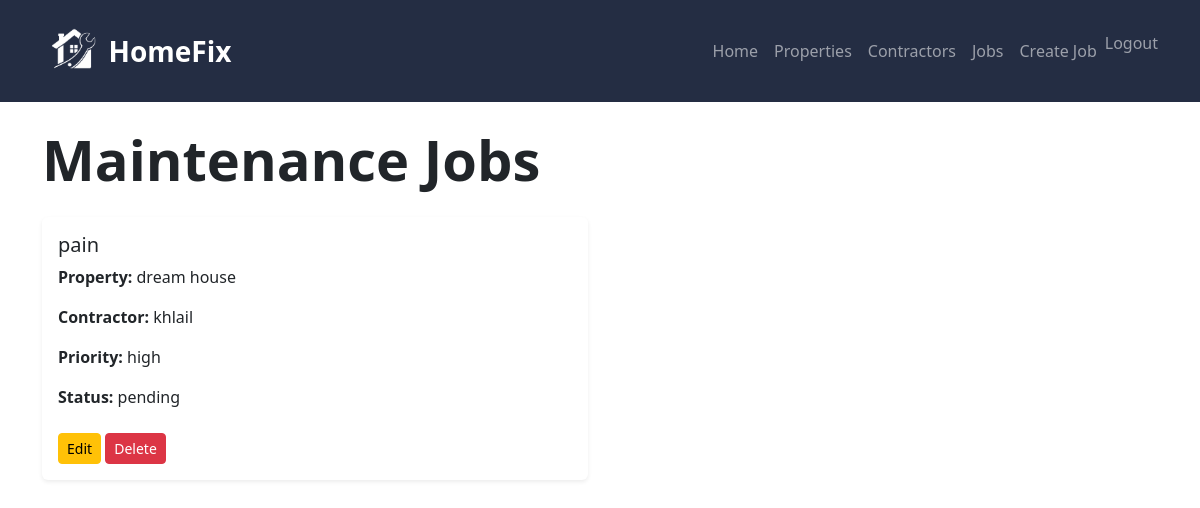
Page /jobs/ (signed in) on the committed database.
### maintenance/models.py (models this page shows, shortened)
class MaintenanceJob(models.Model):
    user = models.ForeignKey(
        User,
        on_delete=models.CASCADE,
        null=True,
        blank=True
    )
    PRIORITY_CHOICES = [
        ('high', 'High'),
        ('medium', 'Medium'),
        ('low', 'Low'),
    ]
    STATUS_CHOICES = [
        ('pending', 'Pending'),
        ('in_progress', 'In Progress'),
        ('completed', 'Completed'),
    ]
    property = models.ForeignKey(
        Property,
        on_delete=models.CASCADE
    )
    contractor = models.ForeignKey(
        Contractor,
        on_delete=models.CASCADE
    )
    title = models.CharField(max_length=100)
    description = models.TextField()
    priority = models.CharField(
        max_length=10,
        choices=PRIORITY_CHOICES
    )
    status = models.CharField(
        max_length=20,
        choices=STATUS_CHOICES
    )
    created_at = models.DateTimeField(auto_now_add=True)

class Property(models.Model):
    PROPERTY_TYPES = [
        ('house', 'House'),
        ('flat', 'Flat'),
        ('bungalow', 'Bungalow'),
        ('other', 'Other'),
    ]
    user = models.ForeignKey(
        User,
        on_delete=models.CASCADE,
        null=True,
        blank=True
    )
    name = models.CharField(max_length=100)
    address = models.TextField()
    property_type = models.CharField(
        max_length=20,
        choices=PROPERTY_TYPES
    )
    created_at = models.DateTimeField(auto_now_add=True)
    def __str__(self):
        return self.name

class Contractor(models.Model):
    TRADE_TYPES = [
        ('plumber', 'Plumber'),
        ('electrician', 'Electrician'),
        ('carpenter', 'Carpenter'),
        ('painter', 'Painter'),
        ('other', 'Other'),
    ]
    user = models.ForeignKey(
        User,
        on_delete=models.CASCADE,
        null=True,
        blank=True
    )
    name = models.CharField(max_length=100)
    trade_type = models.CharField(
        max_length=20,
        choices=TRADE_TYPES
    )
    phone = models.CharField(max_length=20)
    email = models.EmailField()
    def __str__(self):
        return self.name

### maintenance/views.py (the view)
# urls.py: path('jobs/', views.job_list, name='job_list'),
def job_list(request):
    jobs = MaintenanceJob.objects.filter(
    user=request.user
)
    context = {
        'jobs': jobs
    }
    return render(
        request,
        'maintenance/job_list.html',
        context
    )

### maintenance/templates/maintenance/job_list.html
{% extends 'maintenance/base.html' %}
{% block content %}
<h1 class="display-4 fw-bold mb-4">
    Maintenance Jobs
</h1>
<div class="row">
    {% for job in jobs %}
    <div class="col-md-6 mb-3">
        <div class="card shadow-sm border-0">
            <div class="card-body">
                <h5 class="card-title">
                    {{ job.title }}
                </h5>
                <p>
                    <strong>Property:</strong>
                    {{ job.property }}
                </p>
                <p>
                    <strong>Contractor:</strong>
                    {{ job.contractor }}
                </p>
                <p>
                    <strong>Priority:</strong>
                    {{ job.priority }}
                </p>
                <p>
                    <strong>Status:</strong>
                    {{ job.status }}
                </p>
                <a href="/jobs/edit/{{ job.id }}/" class="btn btn-warning btn-sm mt-2">
                    Edit
                </a>
                <a href="/jobs/delete/{{ job.id }}/" class="btn btn-danger btn-sm mt-2">
                    Delete
                </a>
            </div>
        </div>
    </div>
    {% endfor %}
</div>
{% endblock %}

### rows in the picture
MaintenanceJob: title "pain", property "dream house", contractor "khlail", priority "high", status "pending"
